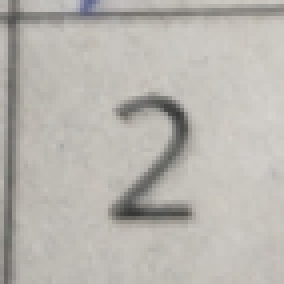
#> input picture data/image_1084_2.png, 71 x 71 px (shown 4 times larger)
$ python -i scan_sudoku.py   (imports and definitions only)
#> lines starting #> are read from the running program, lines starting #| are printed output that depends on the picture; after the words box and inside, x2 and y2 are one past the last pixel; in counts of white or black regions, pixels touching at a corner belong together
#> further down, picture is the input picture: shape (71, 71, 3); mean B, G, R 175.7, 181.2, 184.3
import cv2
import math
import numpy as np
import operator
import os
import glob

# [8 lines of commented-out code are left out]

def preprocess_image(image):
    processed_img = cv2.cvtColor(image, cv2.COLOR_BGR2GRAY)

    processed_img = cv2.GaussianBlur(processed_img.copy(), (9, 9), 3)
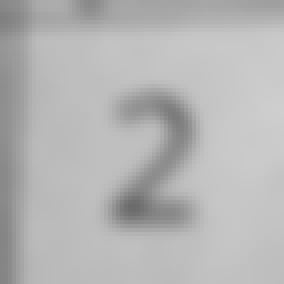
#> processed_img: shape (71, 71) (shown 4 times larger); min 107, max 206, mean 181

    # Binary adaptive threshold using 11 nearest neighbour pixels
    processed_img = cv2.adaptiveThreshold(processed_img, 255, cv2.ADAPTIVE_THRESH_GAUSSIAN_C, cv2.THRESH_BINARY, 11, 2)
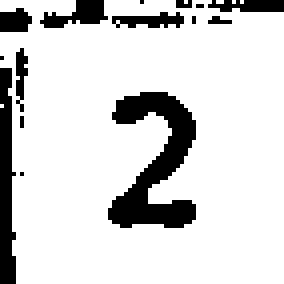
#> processed_img: shape (71, 71) (shown 4 times larger); 84.2% white; 15 black regions (8 under 20 px), largest, box (x1, y1, x2, y2) and area: (27, 23, 49, 57) 374, (0, 17, 4, 71) 169, (10, 0, 27, 7) 65

    processed_img = cv2.bitwise_not(processed_img, processed_img)

    kernel = cv2.getStructuringElement(cv2.MORPH_RECT, (3,3))
    processed_img = cv2.dilate(processed_img, kernel)
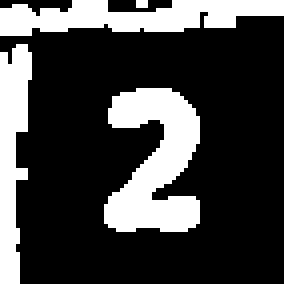
#> processed_img: shape (71, 71) (shown 4 times larger); 25.7% white; 4 white regions (1 under 20 px), largest, box (x1, y1, x2, y2) and area: (26, 22, 50, 58) 554, (0, 0, 71, 9) 414, (0, 11, 8, 71) 324

    return processed_img

# [122 lines left out: functions find_corners, four_point_transform, loop_boxes, get_name_count, display_images, get_images and 1 more, not called in this run]

# [1 line not run here, left out]

# display_images('images/')

>>> import cv2
>>> picture = cv2.imread('data/image_1084_2.png')
>>> result = preprocess_image(picture)

$ run again, on data/image_142_0.png
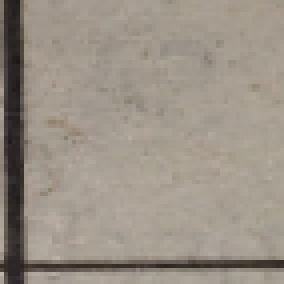
#> input picture data/image_142_0.png, 71 x 71 px (shown 4 times larger)
#> picture is the input picture: shape (71, 71, 3); mean B, G, R 134.9, 145.6, 154.9
#> in preprocess_image, `processed_img = cv2.adaptiveThreshold(processed_img, 255, cv2.ADAPTIVE..`:
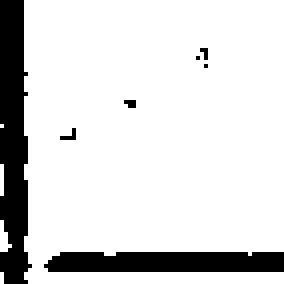
#> processed_img: shape (71, 71) (shown 4 times larger); 85.4% white; 7 black regions (5 under 20 px), largest, box (x1, y1, x2, y2) and area: (0, 0, 8, 71) 430, (11, 63, 71, 68) 288
#> in preprocess_image, `processed_img = cv2.dilate(processed_img, kernel)`:
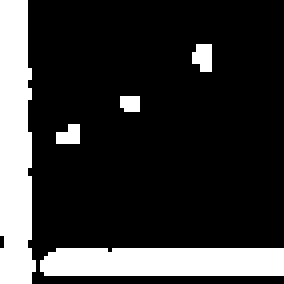
#> processed_img: shape (71, 71) (shown 4 times larger); 20.4% white; 5 white regions (1 under 20 px), largest, box (x1, y1, x2, y2) and area: (0, 0, 9, 71) 537, (10, 62, 71, 69) 418, (48, 11, 53, 18) 29, (14, 31, 20, 36) 24

$ run again, on data/image_1449_6.png
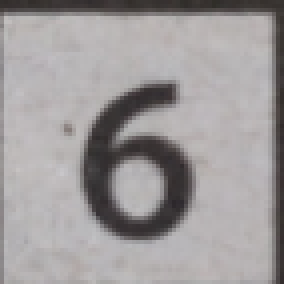
#> input picture data/image_1449_6.png, 71 x 71 px (shown 4 times larger)
#> picture is the input picture: shape (71, 71, 3); mean B, G, R 155.3, 154.8, 158.6
#> in preprocess_image, `processed_img = cv2.adaptiveThreshold(processed_img, 255, cv2.ADAPTIVE..`:
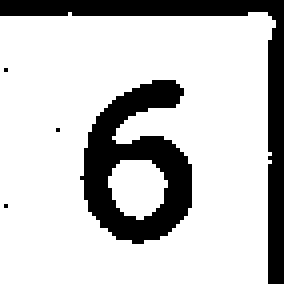
#> processed_img: shape (71, 71) (shown 4 times larger); 77.7% white; 5 black regions (3 under 20 px), largest, box (x1, y1, x2, y2) and area: (20, 20, 48, 61) 584, (0, 0, 71, 71) 536
#> in preprocess_image, `processed_img = cv2.dilate(processed_img, kernel)`:
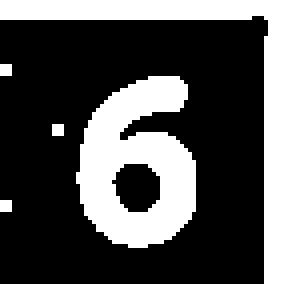
#> processed_img: shape (71, 71) (shown 4 times larger); 30.3% white; 5 white regions (3 under 20 px), largest, box (x1, y1, x2, y2) and area: (19, 19, 49, 62) 821, (0, 0, 71, 71) 678
